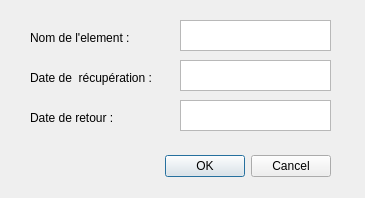
<?xml version="1.0" encoding="UTF-8"?>
<ui version="4.0">
 <class>reserverElement</class>
 <widget class="QDialog" name="reserverElement">
  <property name="geometry">
   <rect>
    <x>0</x>
    <y>0</y>
    <width>365</width>
    <height>198</height>
   </rect>
  </property>
  <property name="windowTitle">
   <string>Dialog</string>
  </property>
  <widget class="QDialogButtonBox" name="buttonBox">
   <property name="geometry">
    <rect>
     <x>30</x>
     <y>150</y>
     <width>301</width>
     <height>32</height>
    </rect>
   </property>
   <property name="orientation">
    <enum>Qt::Horizontal</enum>
   </property>
   <property name="standardButtons">
    <set>QDialogButtonBox::Cancel|QDialogButtonBox::Ok</set>
   </property>
  </widget>
  <widget class="QLabel" name="nom">
   <property name="geometry">
    <rect>
     <x>30</x>
     <y>30</y>
     <width>121</width>
     <height>16</height>
    </rect>
   </property>
   <property name="text">
    <string>Nom de l'element :</string>
   </property>
  </widget>
  <widget class="QLabel" name="debut">
   <property name="geometry">
    <rect>
     <x>30</x>
     <y>70</y>
     <width>141</width>
     <height>16</height>
    </rect>
   </property>
   <property name="text">
    <string>Date de  récupération :</string>
   </property>
  </widget>
  <widget class="QLabel" name="fin">
   <property name="geometry">
    <rect>
     <x>30</x>
     <y>110</y>
     <width>121</width>
     <height>16</height>
    </rect>
   </property>
   <property name="text">
    <string>Date de retour :</string>
   </property>
  </widget>
  <widget class="QTextEdit" name="nomInput">
   <property name="geometry">
    <rect>
     <x>180</x>
     <y>20</y>
     <width>151</width>
     <height>31</height>
    </rect>
   </property>
  </widget>
  <widget class="QTextEdit" name="debutInput">
   <property name="geometry">
    <rect>
     <x>180</x>
     <y>60</y>
     <width>151</width>
     <height>31</height>
    </rect>
   </property>
  </widget>
  <widget class="QTextEdit" name="finInput">
   <property name="geometry">
    <rect>
     <x>180</x>
     <y>100</y>
     <width>151</width>
     <height>31</height>
    </rect>
   </property>
  </widget>
 </widget>
 <resources/>
 <connections>
  <connection>
   <sender>buttonBox</sender>
   <signal>accepted()</signal>
   <receiver>reserverElement</receiver>
   <slot>accept()</slot>
   <hints>
    <hint type="sourcelabel">
     <x>248</x>
     <y>254</y>
    </hint>
    <hint type="destinationlabel">
     <x>157</x>
     <y>274</y>
    </hint>
   </hints>
  </connection>
  <connection>
   <sender>buttonBox</sender>
   <signal>rejected()</signal>
   <receiver>reserverElement</receiver>
   <slot>reject()</slot>
   <hints>
    <hint type="sourcelabel">
     <x>316</x>
     <y>260</y>
    </hint>
    <hint type="destinationlabel">
     <x>286</x>
     <y>274</y>
    </hint>
   </hints>
  </connection>
 </connections>
</ui>
